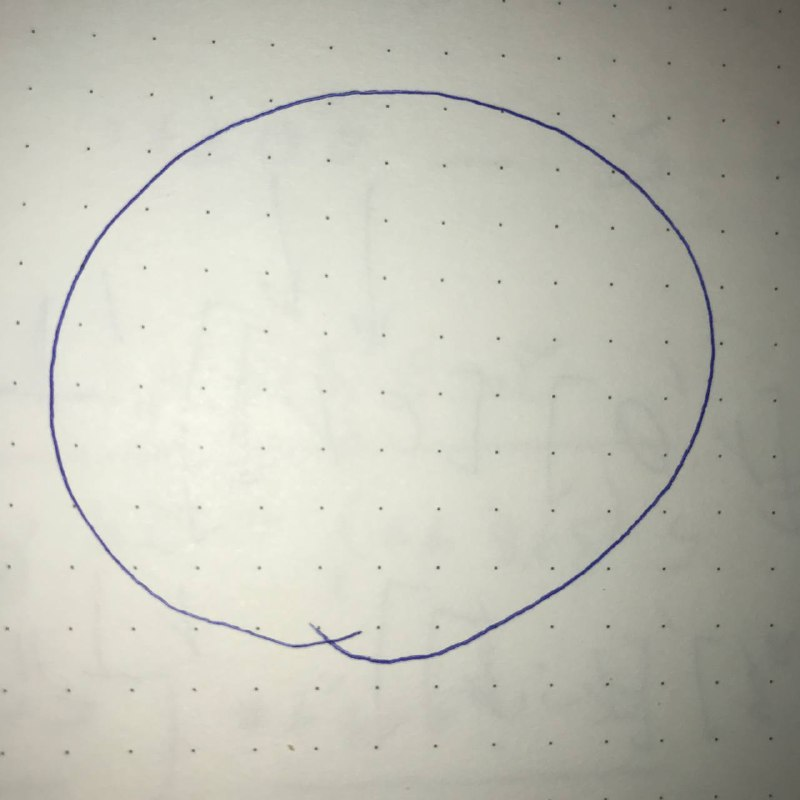
#> input picture Resourse/photo1638458075-5.jpeg, 800 x 800 px
$ python CircleDetection.py
#> lines starting #> are read from the running program, lines starting #| are printed output that depends on the picture; after the words box and inside, x2 and y2 are one past the last pixel; in counts of white or black regions, pixels touching at a corner belong together; long printed decimals are rounded
import cv2 as cv
import numpy as np
import math

img = cv.imread('Resourse/photo1638458075-5.jpeg')
#> img is the input picture: shape (800, 800, 3); mean B, G, R 179.8, 191.2, 191.4
imgGrey = cv.cvtColor(img,cv.COLOR_BGR2GRAY)
imgCanny = cv.Canny(imgGrey,150,200)
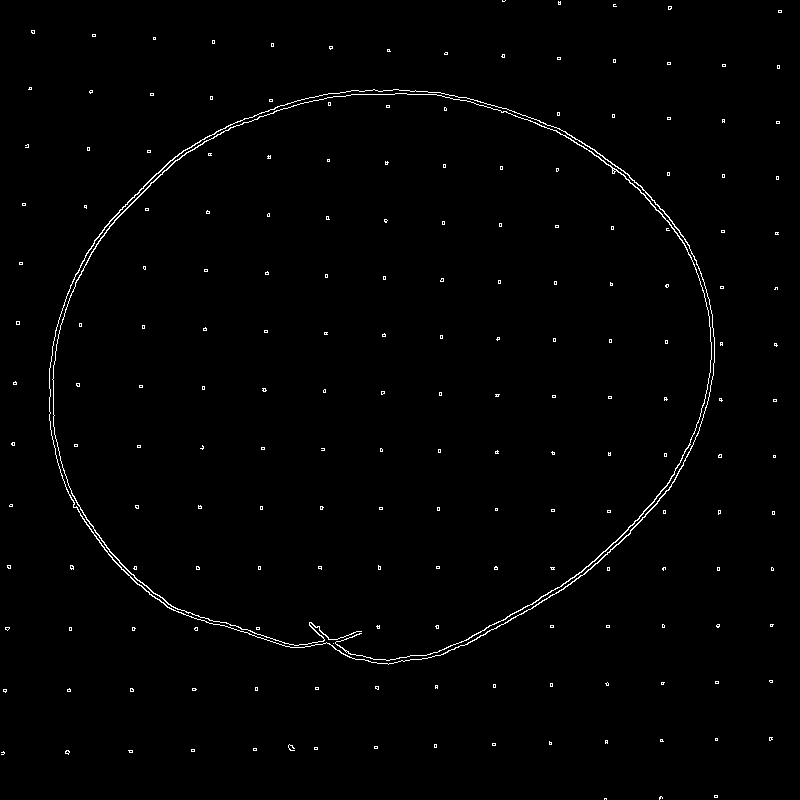
#> imgCanny: shape (800, 800); 1% white in thin lines or dots
ret,thresh = cv.threshold(imgCanny,127,255, 3)
contours,hierarchy = cv.findContours(thresh, 1, 2)
#> contours = 366 contours, 363 with area under 20; largest, box (x1, y1, x2, y2) and area: (49, 89, 715, 665) 293564, (49, 89, 715, 665) 293042, (52, 93, 712, 661) 603
max = cv.contourArea(contours[0])
#> max = 1
cnt = contours[0]
#> cnt = [[604, 798], [604, 799], [605, 798], [606, 799], [606, 798]]
for i in range(len(contours)):
    if cv.contourArea(contours[i]) > max:
        cnt = contours[i]
        max = cv.contourArea(cnt)
#> this loop made 366 passes
#> (cnt, max) on pass 4: ([[714, 795], [714, 797], [717, 797], [717, 795]], 6)
#> max on passes 2, 6, 10, 323, 326, 328: 4, 7, 11, 603, 293042.5, 293564.5
#> after the loop, cnt = contour of 901 points, box (x1, y1, x2, y2) (49, 89, 715, 665), area 293564; max = 293564.5
area = max
#> area = 293564.5
print(str(area))
#| 293564.5

(x,y),radius = cv.minEnclosingCircle(cnt)
#> x = 381.8; y = 375.7; radius = 336.1
center = (int(x),int(y))
#> center = (381, 375)
radius = int(radius)
#> radius = 336
circlArea = math.pi*(radius)**2
#> circlArea = 354673.2
print(str(circlArea))
#| 354673.244
print(f'Вы нарисовали окружность на :{100*area/circlArea:.2f} точно')
#| Вы нарисовали окружность на :82.77 точно
circl = cv.circle(img,center,radius,(0,255,0),2)


cv.imshow('circl',circl)
cv.imshow('thresh',thresh)

cv.waitKey(0)
cv.destroyAllWindows()
